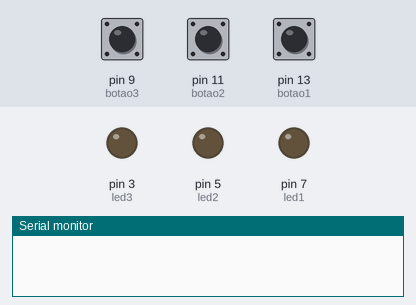
Bench run of a sketch on a simulated Arduino Uno, built with avr-gcc and run on an emulated ATmega328P. On the bench: output pins drawn as LEDs (lit = HIGH), the last lines printed to the serial monitor. Inputs (shaded band) come from the test bench; at power-on: pin 11 (botao2) HIGH, pin 9 (botao3) HIGH, pin 13 (botao1) HIGH. Random numbers use the default seed unless the sketch sets one.

Above: at 1.5 s.
1.6 s: pin 11 (botao2) pulled LOW for 0.15 s
At 2.4 s:
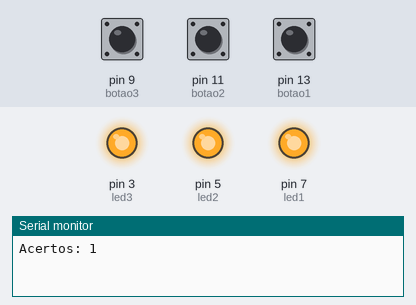
4.7 s: pin 11 (botao2) pulled LOW for 1 s
At 5.9 s:
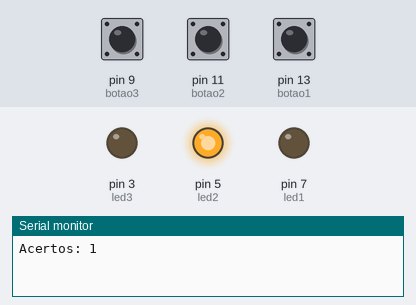
8.2 s: pin 9 (botao3) pulled LOW for 0.15 s
At 9.3 s:
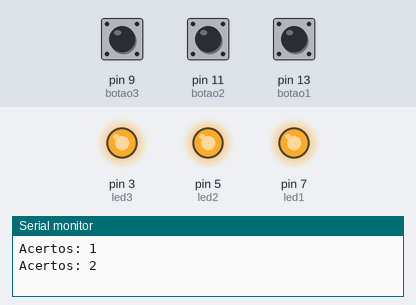
11.3 s: pin 13 (botao1) pulled LOW for 0.15 s
At 13.5 s:
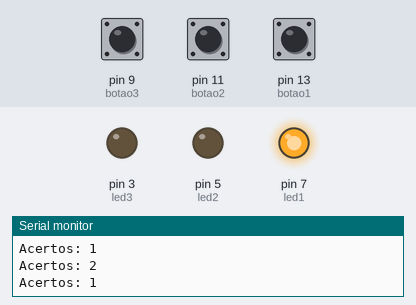
Timing chart, 0 to 15.1 s (numbered marks = the images above; inputs shaded):
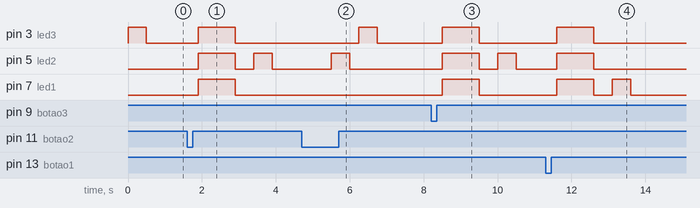

The sketch:

jogoDaMemoria.ino
```cpp
//definição de pinos
const int led1 = 7;
const int led2 = 5;
const int led3 = 3;
const int botao1 = 13;
const int botao2 = 11;
const int botao3 = 9;

//debounce botões
unsigned long lastDebounce = 0;
unsigned long debounceDelay = 50;
boolean lastButton1State = HIGH;
boolean lastButton2State = HIGH;
boolean lastButton3State = HIGH;

boolean button1State = HIGH;
boolean button2State = HIGH;
boolean button3State = HIGH;

//variáveis que guardam entrada do usuário e sequência certa
String entradaDoUsuario = "";
String sequencia = "";

//contador de nível
int contador = 0;

void setup() {
  pinMode(botao1, INPUT_PULLUP);
  pinMode(botao2, INPUT_PULLUP);
  pinMode(botao3, INPUT_PULLUP);
  pinMode(led1, OUTPUT);
  pinMode(led2, OUTPUT);
  pinMode(led3, OUTPUT);
  randomSeed(analogRead(0));
  Serial.begin(9600);
}

void loop() {

  //gera um valor aleatório para próxima sequência
  int novoValor = random(1, 4);
  char ent = (char)(novoValor + '0');
  sequencia += ent;
  //Serial.print("sequencia atual: ");
  //Serial.println(sequencia);

  //mostra a sequência
  contador++;
  for (int i = 0; i < contador; i++) {
    switch(sequencia[i]) {
      case '1':
        digitalWrite(led1, HIGH);
        delay(500);
        digitalWrite(led1, LOW);
        break;
      case '2':
        digitalWrite(led2, HIGH);
        delay(500);
        digitalWrite(led2, LOW);
        break;
      case '3':
        digitalWrite(led3, HIGH);
        delay(500);
        digitalWrite(led3, LOW);
        break;
    }
    delay(250);
  }

  //espera entrada do usuário
  entradaDoUsuario = "";
 // Serial.print("minha sequencia: ");
  while (entradaDoUsuario.length() < contador) {
    int estadoBotao1 = digitalRead(botao1);
    int estadoBotao2 = digitalRead(botao2);
    int estadoBotao3 = digitalRead(botao3);

    if (estadoBotao1 != lastButton1State || estadoBotao2 != lastButton2State || estadoBotao3 != lastButton3State) {
      lastDebounce = millis();
    }

    if ((millis() - lastDebounce) > debounceDelay) {
      if (estadoBotao1 != button1State) {
        button1State = estadoBotao1;
        if (button1State == LOW) {
          entradaDoUsuario += '1';
          //Serial.println(entradaDoUsuario);
          delay(250);
        }
      } else if (estadoBotao2 != button2State) {
        button2State = estadoBotao2;
        if (button2State == LOW) {
          entradaDoUsuario += '2';
          //Serial.println(entradaDoUsuario);
          delay(250);
        }
      } else if (estadoBotao3 != button3State) {
        button3State = estadoBotao3;
        if (button3State == LOW) {
          entradaDoUsuario += '3';
         // Serial.println(entradaDoUsuario);
          delay(250);
        }
      }

      // ✅ Verificação imediata de erro após cada entrada
      for (int i = 0; i < entradaDoUsuario.length(); i++) {
        if (entradaDoUsuario[i] != sequencia[i]) {
          Serial.print("Acertos: ");
          Serial.println(contador);

          digitalWrite(led1, HIGH);
          digitalWrite(led2, HIGH);
          digitalWrite(led3, HIGH);
          delay(1000);
          digitalWrite(led1, LOW);
          digitalWrite(led2, LOW);
          digitalWrite(led3, LOW);
          sequencia = "";
          contador = 0;
          delay(500);
          return;
        }
      }
    }

    lastButton1State = estadoBotao1;
    lastButton2State = estadoBotao2;
    lastButton3State = estadoBotao3;
  }

  delay(500); // pausa antes de nova rodada
}
```

Measured:
- after the input at 1.6 s, pin 3 (led3), pin 7 (led1): LOW → HIGH after 0.30 s, → LOW 1.0 s later; pin 5 (led2): LOW → HIGH after 0.30 s, → LOW 1.0 s later, → HIGH 0.50 s later, → LOW 0.50 s later
- after the input at 4.7 s, pin 3 (led3): LOW → HIGH after 1.6 s, → LOW 0.50 s later; pin 5 (led2): LOW → HIGH after 0.80 s, → LOW 0.50 s later
- after the input at 8.2 s, pin 3 (led3), pin 7 (led1): LOW → HIGH after 0.30 s, → LOW 1.0 s later; pin 5 (led2): LOW → HIGH after 0.30 s, → LOW 1.0 s later, → HIGH 0.50 s later, → LOW 0.50 s later
- after the input at 11.3 s, pin 3 (led3), pin 5 (led2): LOW → HIGH after 0.30 s, → LOW 1.0 s later; pin 7 (led1): LOW → HIGH after 0.30 s, → LOW 1.0 s later, → HIGH 0.50 s later, → LOW 0.50 s later
